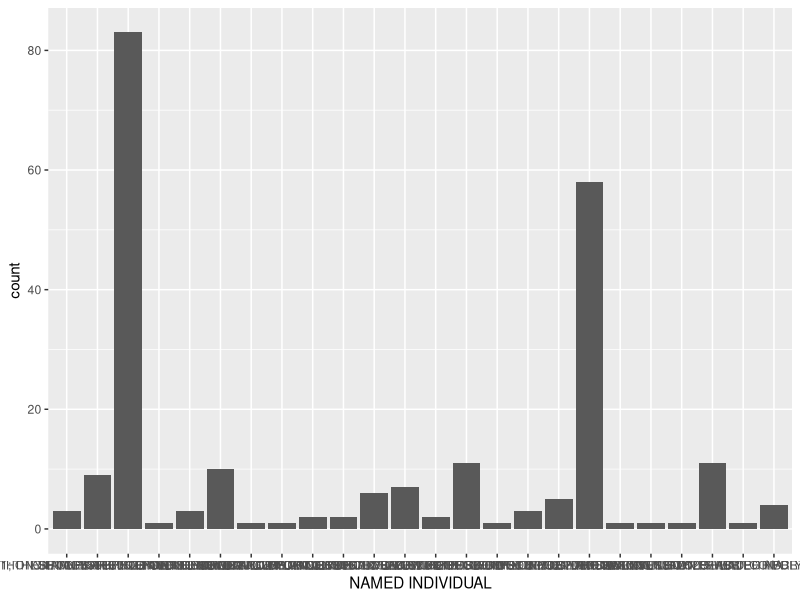
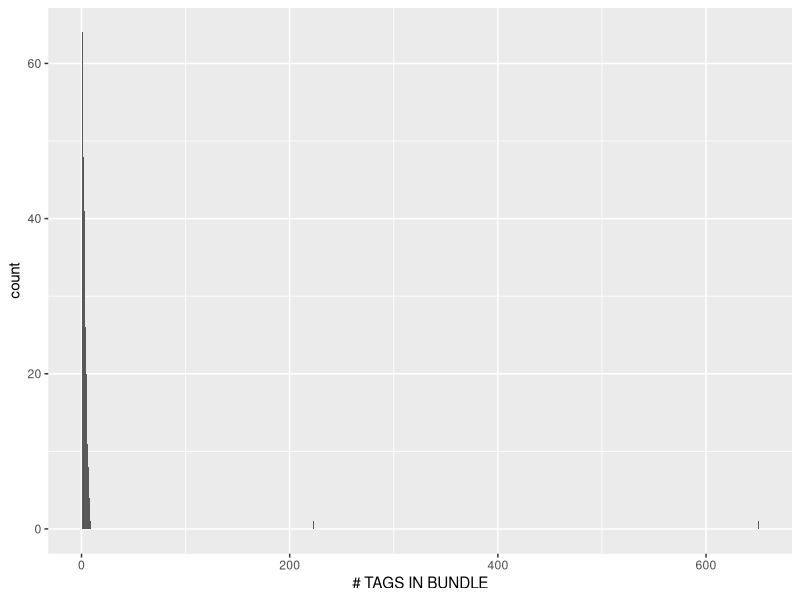

Write R code to recreate these figures, in order.
## ---- chunk 1
library(tidyverse)
library(broom)

## ---- chunk 2
lobsters <- read_csv(file = "../data/lobsters.csv")
glimpse(lobsters)
## ---- chunk 3
ggplot(data = lobsters, mapping = aes(x = `NAMED INDIVIDUAL`)) +
  geom_bar() 


## ---- chunk 4
ggplot(data = lobsters, mapping = aes(x = `# TAGS IN BUNDLE`)) +
  geom_bar()
